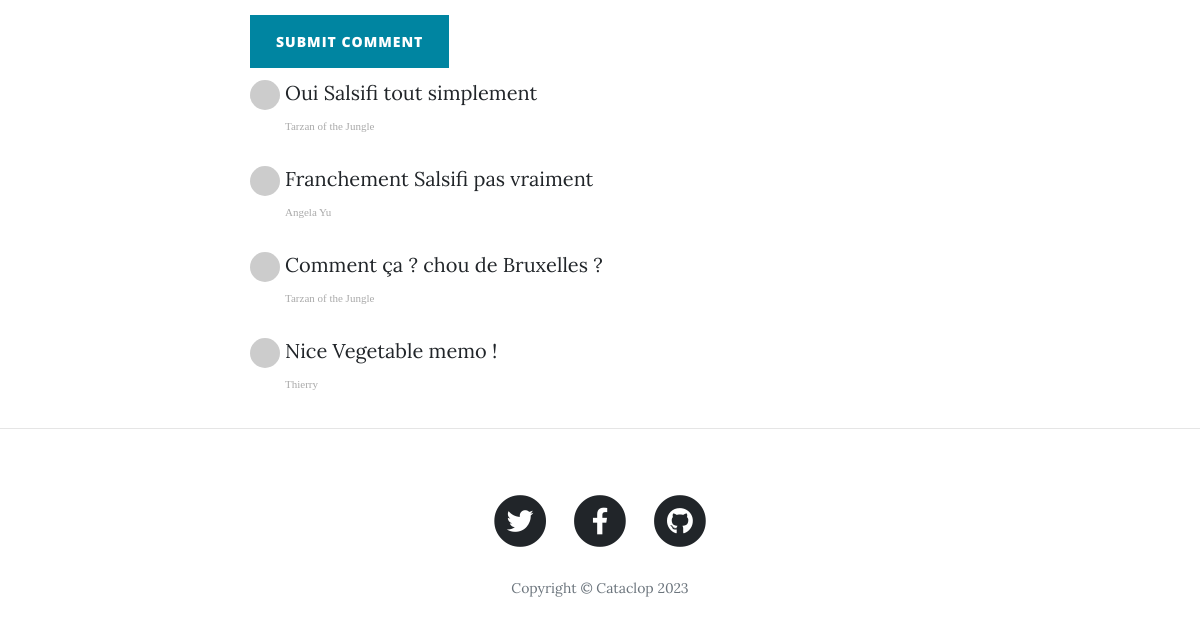
Before: /post/1 (signed in, lower part) with the older database file.
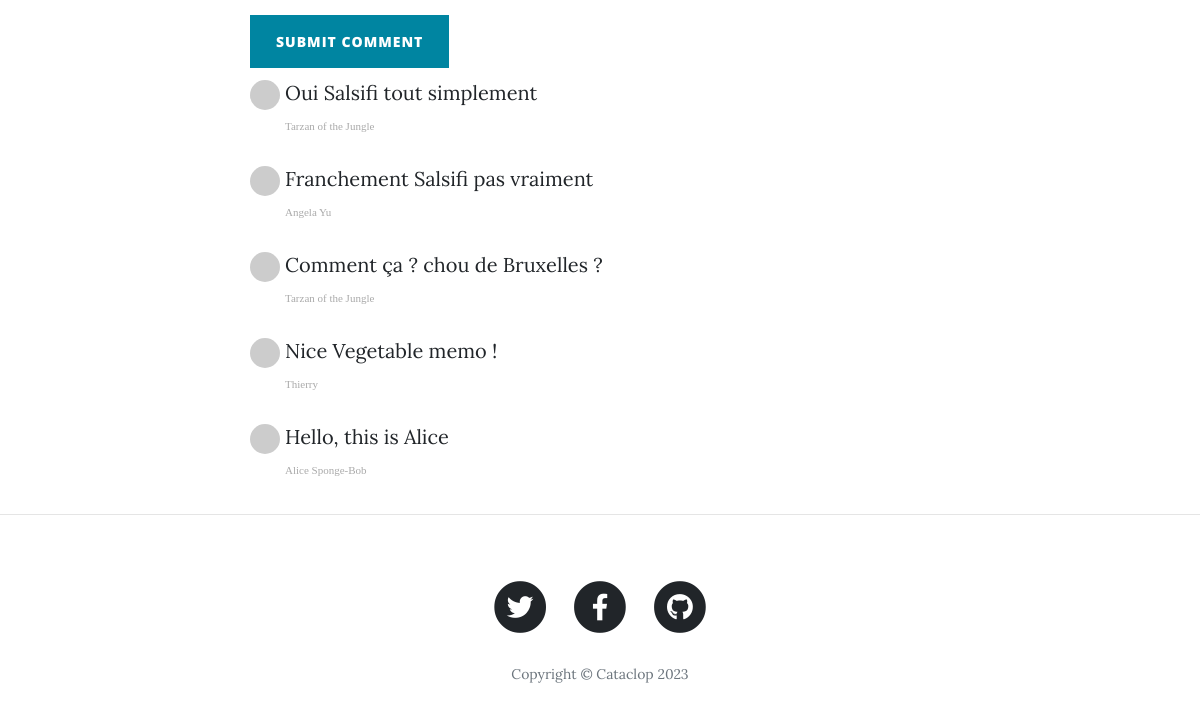
After: the same page with the newer database file.
### main.py (models this page shows)
class Comments(db.Model):
    __tablename__ = "comments"
    id = db.Column(db.Integer, primary_key=True)
    text = db.Column(db.Text, nullable=False)
    post_id = db.Column(db.Integer, db.ForeignKey("blog_posts.id"))
    author_id = db.Column(db.Integer, db.ForeignKey("user.id"))
    author = relationship("User", back_populates="comments")
    posts = relationship("BlogPost", back_populates="comments")

class User(UserMixin, db.Model):
    __tablename__ = "user"
    id = db.Column(db.Integer, primary_key=True)
    email = db.Column(db.String(100), unique=True)
    password = db.Column(db.String(100))
    name = db.Column(db.String(1000))
    admin = db.Column(db.Boolean())
    posts = relationship("BlogPost", back_populates="author")
    comments = relationship("Comments", back_populates="author")

### main.py (the view, shortened to what this page needs)
@app.route("/post/<int:post_id>", methods=["GET", "POST"])
def show_post(post_id):
    new_comment = CommentForm(request.form)
    requested_post = db.session.get(BlogPost, post_id)
    return render_template("post.html", form=new_comment, post=requested_post, comments=requested_post.comments,
                           logged_in=current_user.is_authenticated, admin_user=is_admin())

### forms.py
class CommentForm(FlaskForm):
    body = CKEditorField("Your comment", validators=[DataRequired()])
    submit = SubmitField("Submit Comment")

### main.py (called while the page is built)
@login_manager.user_loader
def load_user(user_id):
    a_user = db.session.get(User, int(user_id))
    return a_user

def is_admin():
    admin_user = False
    if current_user.get_id():
        with app.app_context():
            admin_user = db.session.get(User, int(current_user.get_id())).admin
    return admin_user

### templates/post.html (shortened to what this page needs)
{% include "header.html" %}
{% from 'bootstrap5/form.html' import render_form %}
{% block content %}
  <article>
    <div class="container">
      <div class="row">
        <div class="col-lg-8 col-md-10 mx-auto">
            <div class="col-lg-8 col-md-10 ms-0 comment">
            {% if logged_in %}
            {{ render_form(form, novalidate=True, button_map={"submit": "primary"}) }}
            {% endif %}
            {% for c in comments%}
              <ul class="commentList">
                <li>
                    <div class="commenterImage">
                        <img src={{ c.author.email | gravatar }}/>
                    </div>
                    <div class="commentText">
                      <p>{{ c.text }}</p>
                      <span class="date sub-text">{{ c.author.name }}</span>
                    </div>
                </li>
              </ul>
            {% endfor %}
            </div>
          </div>
      </div>
    </div>
  </article>
  <hr>
{% include "footer.html" %}
{% endblock %}

Changed rows visible on the page:
added Comments: text "Hello, this is Alice", author.name "Alice Sponge-Bob"
